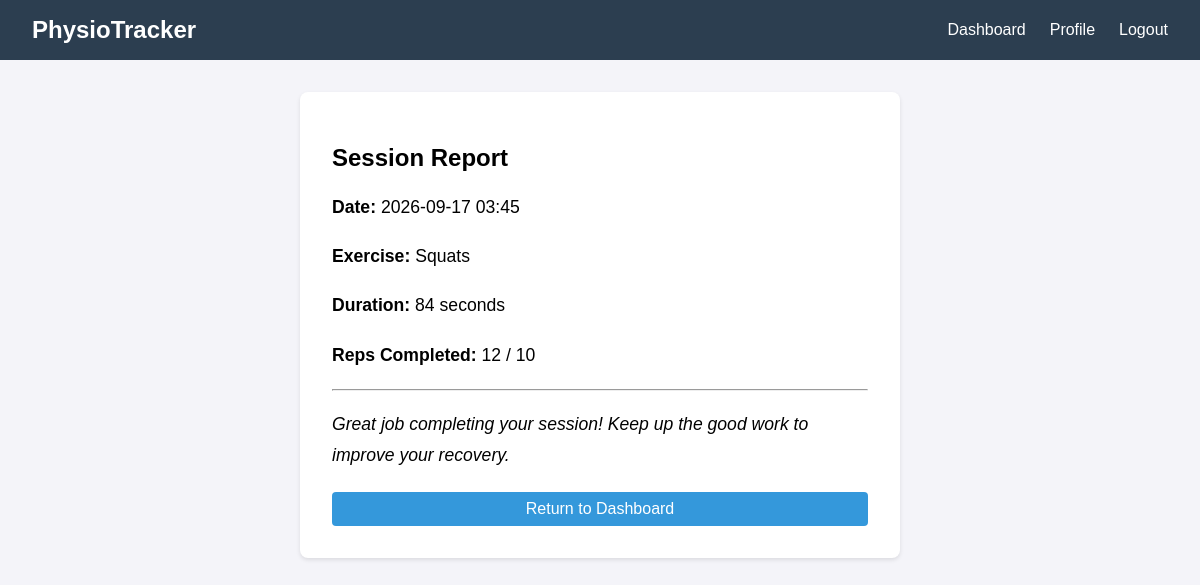
Page /report/1 (signed in) on the committed database.
### models.py (models this page shows)
class SessionLog(db.Model):
    id = db.Column(db.Integer, primary_key=True)
    user_id = db.Column(db.Integer, db.ForeignKey('user.id'), nullable=False)
    exercise_name = db.Column(db.String(100), nullable=False)
    date = db.Column(db.DateTime, default=datetime.utcnow)
    duration_seconds = db.Column(db.Integer, nullable=False, default=0)
    validated_reps = db.Column(db.Integer, nullable=False, default=0)
    measured_values_json = db.Column(db.Text) # Storing JSON string of reps
    feedback_events = db.Column(db.Text) # Storing JSON string of feedback

### app.py (the view)
@app.route('/report/<int:session_id>')
@login_required
def report(session_id):
    session_log = SessionLog.query.filter_by(id=session_id, user_id=current_user.id).first_or_404()
    return render_template('report.html', session=session_log)

### app.py (called while the page is built)
@login_manager.user_loader
def load_user(user_id):
    return User.query.get(int(user_id))

### templates/report.html
{% extends 'base.html' %}
{% block content %}
<div class="auth-form" style="max-width: 600px;">
    <h2>Session Report</h2>
    <div style="margin: 20px 0; font-size: 1.1rem; line-height: 1.8;">
        <p><strong>Date:</strong> {{ session.date.strftime('%Y-%m-%d %H:%M') }}</p>
        <p><strong>Exercise:</strong> {{ session.exercise_name }}</p>
        <p><strong>Duration:</strong> {{ session.duration_seconds }} seconds</p>
        <p><strong>Reps Completed:</strong> {{ session.validated_reps }} / 10</p>
        <hr>
        <p><em>Great job completing your session! Keep up the good work to improve your recovery.</em></p>
    </div>
    <a href="{{ url_for('dashboard') }}" class="btn btn-primary" style="width: 100%; text-align: center;">Return to Dashboard</a>
</div>
{% endblock %}

### static/css/style.css (style rules this page uses)
* { box-sizing: border-box; font-family: Arial, sans-serif; }
body { margin: 0; padding: 0; background-color: #f4f4f9; }
.btn { background-color: #3498db; color: white; padding: 0.5rem 1rem; text-decoration: none; border: none; border-radius: 4px; cursor: pointer; display: inline-block; }
.auth-form, .profile { background: white; padding: 2rem; border-radius: 8px; box-shadow: 0 2px 4px rgba(0,0,0,0.1); max-width: 500px; margin: 0 auto; }

### rows in the picture
SessionLog: date "2026-09-17 03:45", exercise_name "Squats", duration_seconds "84", validated_reps "12"
